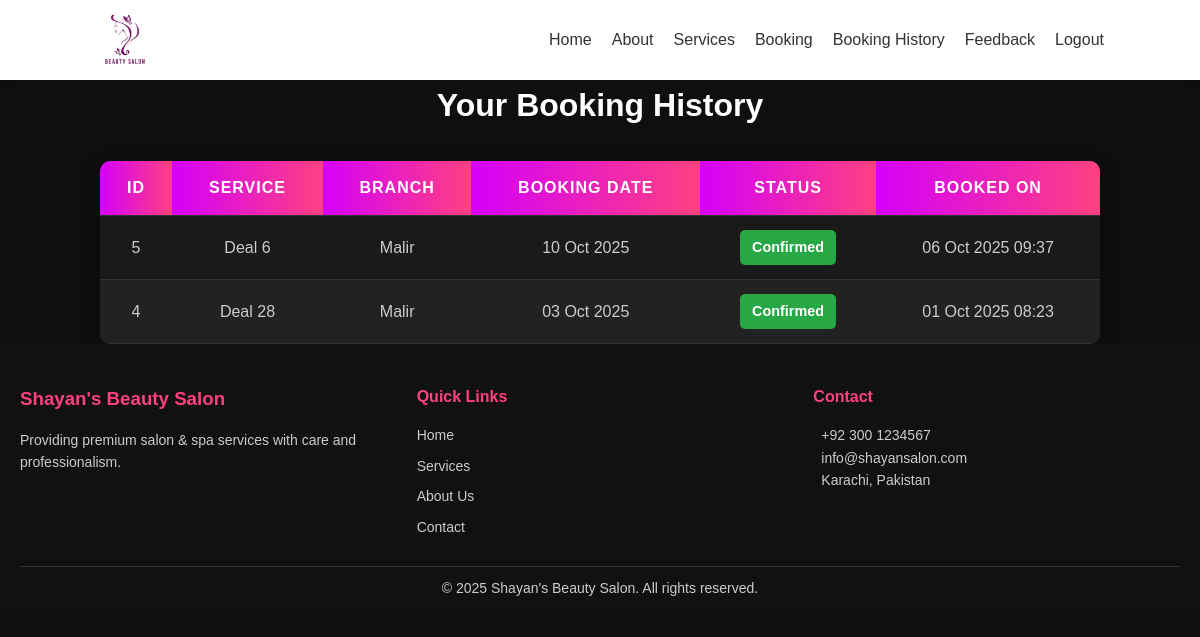
The page /booking_history.php (signed in) on the database its author committed.
### tables this page shows
CREATE TABLE `bookings` (
  `id` int(11) NOT NULL,
  `user_id` int(11) NOT NULL,
  `service_id` int(11) NOT NULL,
  `branch` varchar(50) NOT NULL,
  `booking_date` datetime NOT NULL,
  `status` enum('pending','confirmed','completed','cancelled') DEFAULT 'pending',
  `created_at` timestamp NOT NULL DEFAULT current_timestamp()
);

CREATE TABLE `services` (
  `id` int(11) NOT NULL,
  `name` varchar(100) NOT NULL,
  `category` varchar(50) NOT NULL,
  `price` decimal(10,2) NOT NULL,
  `description` text DEFAULT NULL,
  `image` varchar(255) DEFAULT NULL,
  `created_at` timestamp NOT NULL DEFAULT current_timestamp()
);

### booking_history.php (the view, shortened to what this page needs)
<?php
include 'php/header.php';
include 'php/config.php';
$user_id = $_SESSION['user_id'];
$sql = "SELECT b.id, s.name AS service_name, b.branch, b.booking_date, b.status, b.created_at
        FROM bookings b
        JOIN services s ON b.service_id = s.id
        WHERE b.user_id = ?
        ORDER BY b.created_at DESC";
$stmt = $conn->prepare($sql);
$stmt->bind_param("i", $user_id);
$stmt->execute();
$result = $stmt->get_result();
?>
<!DOCTYPE html>
<html lang="en">
<head>
  <link rel="stylesheet" href="css/booking_history.css">
</head>
<body>
  <h2>Your Booking History</h2>
  <table>
    <thead>
      <tr>
        <th>ID</th>
        <th>Service</th>
        <th>Branch</th>
        <th>Booking Date</th>
        <th>Status</th>
        <th>Booked On</th>
      </tr>
    </thead>
    <tbody>
      <?php while($row = $result->fetch_assoc()) { ?>
        <tr>
          <td><?= $row['id'] ?></td>
          <td><?= $row['service_name'] ?></td>
          <td><?= $row['branch'] ?></td>
          <td><?= date("d M Y", strtotime($row['booking_date'])) ?></td>
          <td><span class="status <?= strtolower($row['status']) ?>"><?= ucfirst($row['status']) ?></span></td>
          <td><?= date("d M Y H:i", strtotime($row['created_at'])) ?></td>
        </tr>
      <?php } ?>
    </tbody>
  </table>
<?php include 'php/footer.php'; ?>
</body>
</html>

### css/booking_history.css (style rules this page uses)
* { margin: 0; padding: 0; box-sizing: border-box; }
body { font-family: 'Poppins', sans-serif; background: #0f0f0f; color: #fff; line-height: 1.6; }
h2 { text-align: center; margin-bottom: 30px; font-size: 2rem; color: #fff; }
table { width: 100%; max-width: 1000px; margin: auto; border-collapse: collapse; background: #1a1a1a; border-radius: 10px; overflow: hidden; box-shadow: 0 6px 20px rgba(0,0,0,0.4); }
th, td { padding: 14px 18px; text-align: center; font-size: 1rem; }
th { background: linear-gradient(90deg, #d500f9, #ff4081); color: #fff; text-transform: uppercase; letter-spacing: 1px; }
tr { border-bottom: 1px solid #333; }
tr:nth-child(even) { background: #222; }
tr:nth-child(odd) { background: #1a1a1a; }
td { color: #ccc; }
.status { font-weight: bold; padding: 6px 12px; border-radius: 5px; font-size: 0.9rem; display: inline-block; }
.status.confirmed { background: #28a745; color: #fff; }

### php/header.php (style rules this page uses)
* { margin: 0; padding: 0; box-sizing: border-box; }
body { font-family: Arial, sans-serif; }

### rows shown on the page
bookings: id "5", service.name "Deal 6", branch "Malir", booking_date "10 Oct 2025", status "Confirmed", created_at "06 Oct 2025 09:37"
bookings: id "4", service.name "Deal 28", branch "Malir", booking_date "03 Oct 2025", status "Confirmed", created_at "01 Oct 2025 08:23"
